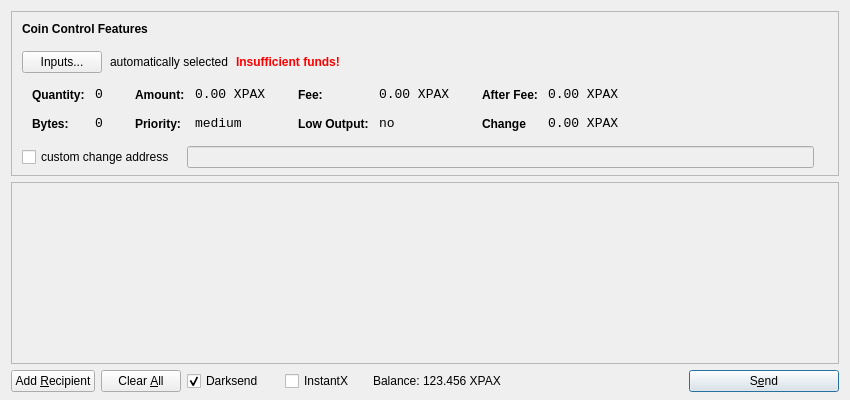
<?xml version="1.0" encoding="UTF-8"?>
<ui version="4.0">
 <class>SendCoinsDialog</class>
 <widget class="QDialog" name="SendCoinsDialog">
  <property name="geometry">
   <rect>
    <x>0</x>
    <y>0</y>
    <width>850</width>
    <height>400</height>
   </rect>
  </property>
  <property name="windowTitle">
   <string>Send Coins</string>
  </property>
  <layout class="QVBoxLayout" name="verticalLayout" stretch="0,1,0">
   <property name="bottomMargin">
    <number>8</number>
   </property>
   <item>
    <widget class="QFrame" name="frameCoinControl">
     <property name="sizePolicy">
      <sizepolicy hsizetype="Expanding" vsizetype="Expanding">
       <horstretch>0</horstretch>
       <verstretch>0</verstretch>
      </sizepolicy>
     </property>
     <property name="maximumSize">
      <size>
       <width>16777215</width>
       <height>16777215</height>
      </size>
     </property>
     <property name="frameShape">
      <enum>QFrame::StyledPanel</enum>
     </property>
     <property name="frameShadow">
      <enum>QFrame::Sunken</enum>
     </property>
     <layout class="QVBoxLayout" name="verticalLayoutCoinControl2">
      <property name="spacing">
       <number>-1</number>
      </property>
      <property name="leftMargin">
       <number>0</number>
      </property>
      <property name="topMargin">
       <number>0</number>
      </property>
      <property name="rightMargin">
       <number>0</number>
      </property>
      <property name="bottomMargin">
       <number>6</number>
      </property>
      <item>
       <layout class="QVBoxLayout" name="verticalLayoutCoinControl" stretch="0,0,0,0,1">
        <property name="spacing">
         <number>0</number>
        </property>
        <property name="leftMargin">
         <number>10</number>
        </property>
        <property name="topMargin">
         <number>10</number>
        </property>
        <item>
         <layout class="QHBoxLayout" name="horizontalLayoutCoinControl1">
          <property name="bottomMargin">
           <number>15</number>
          </property>
          <item>
           <widget class="QLabel" name="labelCoinControlFeatures">
            <property name="sizePolicy">
             <sizepolicy hsizetype="Preferred" vsizetype="Maximum">
              <horstretch>0</horstretch>
              <verstretch>0</verstretch>
             </sizepolicy>
            </property>
            <property name="font">
             <font>
              <weight>75</weight>
              <bold>true</bold>
             </font>
            </property>
            <property name="styleSheet">
             <string notr="true">font-weight:bold;</string>
            </property>
            <property name="text">
             <string>Coin Control Features</string>
            </property>
           </widget>
          </item>
         </layout>
        </item>
        <item>
         <layout class="QHBoxLayout" name="horizontalLayoutCoinControl2" stretch="0,0,0,0">
          <property name="spacing">
           <number>8</number>
          </property>
          <property name="bottomMargin">
           <number>10</number>
          </property>
          <item>
           <widget class="QPushButton" name="pushButtonCoinControl">
            <property name="styleSheet">
             <string notr="true"/>
            </property>
            <property name="text">
             <string>Inputs...</string>
            </property>
           </widget>
          </item>
          <item>
           <widget class="QLabel" name="labelCoinControlAutomaticallySelected">
            <property name="text">
             <string>automatically selected</string>
            </property>
            <property name="margin">
             <number>5</number>
            </property>
           </widget>
          </item>
          <item>
           <widget class="QLabel" name="labelCoinControlInsuffFunds">
            <property name="font">
             <font>
              <weight>75</weight>
              <bold>true</bold>
             </font>
            </property>
            <property name="styleSheet">
             <string notr="true">color:red;font-weight:bold;</string>
            </property>
            <property name="text">
             <string>Insufficient funds!</string>
            </property>
            <property name="margin">
             <number>5</number>
            </property>
           </widget>
          </item>
          <item>
           <spacer name="horizontalSpacerCoinControl">
            <property name="orientation">
             <enum>Qt::Horizontal</enum>
            </property>
            <property name="sizeHint" stdset="0">
             <size>
              <width>40</width>
              <height>1</height>
             </size>
            </property>
           </spacer>
          </item>
         </layout>
        </item>
        <item>
         <widget class="QWidget" name="widgetCoinControl" native="true">
          <property name="sizePolicy">
           <sizepolicy hsizetype="Preferred" vsizetype="Preferred">
            <horstretch>0</horstretch>
            <verstretch>0</verstretch>
           </sizepolicy>
          </property>
          <property name="minimumSize">
           <size>
            <width>0</width>
            <height>0</height>
           </size>
          </property>
          <property name="styleSheet">
           <string notr="true"/>
          </property>
          <layout class="QHBoxLayout" name="horizontalLayoutCoinControl5">
           <property name="margin">
            <number>0</number>
           </property>
           <item>
            <layout class="QHBoxLayout" name="horizontalLayoutCoinControl3" stretch="0,0,0,1">
             <property name="spacing">
              <number>20</number>
             </property>
             <property name="topMargin">
              <number>0</number>
             </property>
             <property name="bottomMargin">
              <number>10</number>
             </property>
             <item>
              <layout class="QFormLayout" name="formLayoutCoinControl1">
               <property name="horizontalSpacing">
                <number>10</number>
               </property>
               <property name="verticalSpacing">
                <number>14</number>
               </property>
               <property name="leftMargin">
                <number>10</number>
               </property>
               <property name="topMargin">
                <number>4</number>
               </property>
               <property name="rightMargin">
                <number>6</number>
               </property>
               <item row="0" column="0">
                <widget class="QLabel" name="labelCoinControlQuantityText">
                 <property name="styleSheet">
                  <string notr="true">font-weight:bold;</string>
                 </property>
                 <property name="text">
                  <string>Quantity:</string>
                 </property>
                 <property name="margin">
                  <number>0</number>
                 </property>
                </widget>
               </item>
               <item row="0" column="1">
                <widget class="QLabel" name="labelCoinControlQuantity">
                 <property name="font">
                  <font>
                   <family>Monospace</family>
                   <pointsize>10</pointsize>
                  </font>
                 </property>
                 <property name="cursor">
                  <cursorShape>IBeamCursor</cursorShape>
                 </property>
                 <property name="contextMenuPolicy">
                  <enum>Qt::ActionsContextMenu</enum>
                 </property>
                 <property name="text">
                  <string>0</string>
                 </property>
                 <property name="margin">
                  <number>0</number>
                 </property>
                 <property name="textInteractionFlags">
                  <set>Qt::LinksAccessibleByMouse|Qt::TextSelectableByKeyboard|Qt::TextSelectableByMouse</set>
                 </property>
                </widget>
               </item>
               <item row="1" column="0">
                <widget class="QLabel" name="labelCoinControlBytesText">
                 <property name="styleSheet">
                  <string notr="true">font-weight:bold;</string>
                 </property>
                 <property name="text">
                  <string>Bytes:</string>
                 </property>
                </widget>
               </item>
               <item row="1" column="1">
                <widget class="QLabel" name="labelCoinControlBytes">
                 <property name="font">
                  <font>
                   <family>Monospace</family>
                   <pointsize>10</pointsize>
                  </font>
                 </property>
                 <property name="cursor">
                  <cursorShape>IBeamCursor</cursorShape>
                 </property>
                 <property name="contextMenuPolicy">
                  <enum>Qt::ActionsContextMenu</enum>
                 </property>
                 <property name="text">
                  <string>0</string>
                 </property>
                 <property name="textInteractionFlags">
                  <set>Qt::LinksAccessibleByMouse|Qt::TextSelectableByKeyboard|Qt::TextSelectableByMouse</set>
                 </property>
                </widget>
               </item>
              </layout>
             </item>
             <item>
              <layout class="QFormLayout" name="formLayoutCoinControl2">
               <property name="horizontalSpacing">
                <number>10</number>
               </property>
               <property name="verticalSpacing">
                <number>14</number>
               </property>
               <property name="leftMargin">
                <number>6</number>
               </property>
               <property name="topMargin">
                <number>4</number>
               </property>
               <property name="rightMargin">
                <number>6</number>
               </property>
               <item row="0" column="0">
                <widget class="QLabel" name="labelCoinControlAmountText">
                 <property name="styleSheet">
                  <string notr="true">font-weight:bold;</string>
                 </property>
                 <property name="text">
                  <string>Amount:</string>
                 </property>
                 <property name="margin">
                  <number>0</number>
                 </property>
                </widget>
               </item>
               <item row="0" column="1">
                <widget class="QLabel" name="labelCoinControlAmount">
                 <property name="font">
                  <font>
                   <family>Monospace</family>
                   <pointsize>10</pointsize>
                  </font>
                 </property>
                 <property name="cursor">
                  <cursorShape>IBeamCursor</cursorShape>
                 </property>
                 <property name="contextMenuPolicy">
                  <enum>Qt::ActionsContextMenu</enum>
                 </property>
                 <property name="text">
                  <string>0.00 XPAX</string>
                 </property>
                 <property name="textInteractionFlags">
                  <set>Qt::LinksAccessibleByMouse|Qt::TextSelectableByKeyboard|Qt::TextSelectableByMouse</set>
                 </property>
                </widget>
               </item>
               <item row="1" column="0">
                <widget class="QLabel" name="labelCoinControlPriorityText">
                 <property name="styleSheet">
                  <string notr="true">font-weight:bold;</string>
                 </property>
                 <property name="text">
                  <string>Priority:</string>
                 </property>
                </widget>
               </item>
               <item row="1" column="1">
                <widget class="QLabel" name="labelCoinControlPriority">
                 <property name="font">
                  <font>
                   <family>Monospace</family>
                   <pointsize>10</pointsize>
                  </font>
                 </property>
                 <property name="cursor">
                  <cursorShape>IBeamCursor</cursorShape>
                 </property>
                 <property name="contextMenuPolicy">
                  <enum>Qt::ActionsContextMenu</enum>
                 </property>
                 <property name="text">
                  <string>medium</string>
                 </property>
                 <property name="textInteractionFlags">
                  <set>Qt::LinksAccessibleByMouse|Qt::TextSelectableByKeyboard|Qt::TextSelectableByMouse</set>
                 </property>
                </widget>
               </item>
              </layout>
             </item>
             <item>
              <layout class="QFormLayout" name="formLayoutCoinControl3">
               <property name="horizontalSpacing">
                <number>10</number>
               </property>
               <property name="verticalSpacing">
                <number>14</number>
               </property>
               <property name="leftMargin">
                <number>6</number>
               </property>
               <property name="topMargin">
                <number>4</number>
               </property>
               <property name="rightMargin">
                <number>6</number>
               </property>
               <item row="0" column="0">
                <widget class="QLabel" name="labelCoinControlFeeText">
                 <property name="styleSheet">
                  <string notr="true">font-weight:bold;</string>
                 </property>
                 <property name="text">
                  <string>Fee:</string>
                 </property>
                 <property name="margin">
                  <number>0</number>
                 </property>
                </widget>
               </item>
               <item row="0" column="1">
                <widget class="QLabel" name="labelCoinControlFee">
                 <property name="font">
                  <font>
                   <family>Monospace</family>
                   <pointsize>10</pointsize>
                  </font>
                 </property>
                 <property name="cursor">
                  <cursorShape>IBeamCursor</cursorShape>
                 </property>
                 <property name="contextMenuPolicy">
                  <enum>Qt::ActionsContextMenu</enum>
                 </property>
                 <property name="text">
                  <string>0.00 XPAX</string>
                 </property>
                 <property name="textInteractionFlags">
                  <set>Qt::LinksAccessibleByMouse|Qt::TextSelectableByKeyboard|Qt::TextSelectableByMouse</set>
                 </property>
                </widget>
               </item>
               <item row="1" column="0">
                <widget class="QLabel" name="labelCoinControlLowOutputText">
                 <property name="styleSheet">
                  <string notr="true">font-weight:bold;</string>
                 </property>
                 <property name="text">
                  <string>Low Output:</string>
                 </property>
                </widget>
               </item>
               <item row="1" column="1">
                <widget class="QLabel" name="labelCoinControlLowOutput">
                 <property name="font">
                  <font>
                   <family>Monospace</family>
                   <pointsize>10</pointsize>
                  </font>
                 </property>
                 <property name="cursor">
                  <cursorShape>IBeamCursor</cursorShape>
                 </property>
                 <property name="contextMenuPolicy">
                  <enum>Qt::ActionsContextMenu</enum>
                 </property>
                 <property name="text">
                  <string>no</string>
                 </property>
                 <property name="textInteractionFlags">
                  <set>Qt::LinksAccessibleByMouse|Qt::TextSelectableByKeyboard|Qt::TextSelectableByMouse</set>
                 </property>
                </widget>
               </item>
              </layout>
             </item>
             <item>
              <layout class="QFormLayout" name="formLayoutCoinControl4">
               <property name="horizontalSpacing">
                <number>10</number>
               </property>
               <property name="verticalSpacing">
                <number>14</number>
               </property>
               <property name="leftMargin">
                <number>6</number>
               </property>
               <property name="topMargin">
                <number>4</number>
               </property>
               <property name="rightMargin">
                <number>6</number>
               </property>
               <item row="0" column="0">
                <widget class="QLabel" name="labelCoinControlAfterFeeText">
                 <property name="styleSheet">
                  <string notr="true">font-weight:bold;</string>
                 </property>
                 <property name="text">
                  <string>After Fee:</string>
                 </property>
                 <property name="margin">
                  <number>0</number>
                 </property>
                </widget>
               </item>
               <item row="0" column="1">
                <widget class="QLabel" name="labelCoinControlAfterFee">
                 <property name="font">
                  <font>
                   <family>Monospace</family>
                   <pointsize>10</pointsize>
                  </font>
                 </property>
                 <property name="cursor">
                  <cursorShape>IBeamCursor</cursorShape>
                 </property>
                 <property name="contextMenuPolicy">
                  <enum>Qt::ActionsContextMenu</enum>
                 </property>
                 <property name="text">
                  <string>0.00 XPAX</string>
                 </property>
                 <property name="textInteractionFlags">
                  <set>Qt::LinksAccessibleByMouse|Qt::TextSelectableByKeyboard|Qt::TextSelectableByMouse</set>
                 </property>
                </widget>
               </item>
               <item row="1" column="0">
                <widget class="QLabel" name="labelCoinControlChangeText">
                 <property name="styleSheet">
                  <string notr="true">font-weight:bold;</string>
                 </property>
                 <property name="text">
                  <string>Change</string>
                 </property>
                </widget>
               </item>
               <item row="1" column="1">
                <widget class="QLabel" name="labelCoinControlChange">
                 <property name="font">
                  <font>
                   <family>Monospace</family>
                   <pointsize>10</pointsize>
                  </font>
                 </property>
                 <property name="cursor">
                  <cursorShape>IBeamCursor</cursorShape>
                 </property>
                 <property name="contextMenuPolicy">
                  <enum>Qt::ActionsContextMenu</enum>
                 </property>
                 <property name="text">
                  <string>0.00 XPAX</string>
                 </property>
                 <property name="textInteractionFlags">
                  <set>Qt::LinksAccessibleByMouse|Qt::TextSelectableByKeyboard|Qt::TextSelectableByMouse</set>
                 </property>
                </widget>
               </item>
              </layout>
             </item>
            </layout>
           </item>
          </layout>
         </widget>
        </item>
        <item>
         <layout class="QHBoxLayout" name="horizontalLayoutCoinControl4" stretch="0,0,0">
          <property name="spacing">
           <number>12</number>
          </property>
          <property name="sizeConstraint">
           <enum>QLayout::SetDefaultConstraint</enum>
          </property>
          <property name="topMargin">
           <number>5</number>
          </property>
          <property name="rightMargin">
           <number>5</number>
          </property>
          <item>
           <widget class="QCheckBox" name="checkBoxCoinControlChange">
            <property name="text">
             <string>custom change address</string>
            </property>
           </widget>
          </item>
          <item>
           <widget class="QLineEdit" name="lineEditCoinControlChange">
            <property name="enabled">
             <bool>false</bool>
            </property>
            <property name="sizePolicy">
             <sizepolicy hsizetype="Expanding" vsizetype="Fixed">
              <horstretch>0</horstretch>
              <verstretch>0</verstretch>
             </sizepolicy>
            </property>
           </widget>
          </item>
          <item>
           <widget class="QLabel" name="labelCoinControlChangeLabel">
            <property name="sizePolicy">
             <sizepolicy hsizetype="Preferred" vsizetype="Expanding">
              <horstretch>0</horstretch>
              <verstretch>0</verstretch>
             </sizepolicy>
            </property>
            <property name="minimumSize">
             <size>
              <width>0</width>
              <height>0</height>
             </size>
            </property>
            <property name="text">
             <string/>
            </property>
            <property name="margin">
             <number>3</number>
            </property>
           </widget>
          </item>
         </layout>
        </item>
        <item>
         <spacer name="verticalSpacerCoinControl">
          <property name="orientation">
           <enum>Qt::Vertical</enum>
          </property>
          <property name="sizeHint" stdset="0">
           <size>
            <width>800</width>
            <height>1</height>
           </size>
          </property>
         </spacer>
        </item>
       </layout>
      </item>
     </layout>
    </widget>
   </item>
   <item>
    <widget class="QScrollArea" name="scrollArea">
     <property name="widgetResizable">
      <bool>true</bool>
     </property>
     <widget class="QWidget" name="scrollAreaWidgetContents">
      <property name="geometry">
       <rect>
        <x>0</x>
        <y>0</y>
        <width>830</width>
        <height>165</height>
       </rect>
      </property>
      <layout class="QVBoxLayout" name="verticalLayout_2">
       <property name="margin">
        <number>0</number>
       </property>
       <item>
        <layout class="QVBoxLayout" name="entries">
         <property name="spacing">
          <number>6</number>
         </property>
        </layout>
       </item>
       <item>
        <spacer name="verticalSpacer">
         <property name="orientation">
          <enum>Qt::Vertical</enum>
         </property>
         <property name="sizeHint" stdset="0">
          <size>
           <width>20</width>
           <height>40</height>
          </size>
         </property>
        </spacer>
       </item>
      </layout>
     </widget>
    </widget>
   </item>
   <item>
    <layout class="QHBoxLayout" name="horizontalLayout">
     <item>
      <widget class="QPushButton" name="addButton">
       <property name="toolTip">
        <string>Send to multiple recipients at once</string>
       </property>
       <property name="text">
        <string>Add &amp;Recipient</string>
       </property>
       <property name="autoDefault">
        <bool>false</bool>
       </property>
      </widget>
     </item>
     <item>
      <widget class="QPushButton" name="clearButton">
       <property name="sizePolicy">
        <sizepolicy hsizetype="Minimum" vsizetype="Fixed">
         <horstretch>0</horstretch>
         <verstretch>0</verstretch>
        </sizepolicy>
       </property>
       <property name="toolTip">
        <string>Remove all transaction fields</string>
       </property>
       <property name="text">
        <string>Clear &amp;All</string>
       </property>
       <property name="autoRepeatDelay">
        <number>300</number>
       </property>
       <property name="autoDefault">
        <bool>false</bool>
       </property>
      </widget>
     </item>
     <item>
      <layout class="QHBoxLayout" name="horizontalLayout_2">
       <property name="spacing">
        <number>3</number>
       </property>
        <item>
        <widget class="QCheckBox" name="checkUseDarksend">
         <property name="minimumSize">
          <size>
           <width>95</width>
           <height>0</height>
          </size>
         </property>
         <property name="text">
          <string>Darksend</string>
         </property>
         <property name="checked">
          <bool>true</bool>
         </property>
        </widget>
       </item>
       <item>
        <widget class="QCheckBox" name="checkInstantX">
         <property name="enabled">
          <bool>true</bool>
         </property>
         <property name="minimumSize">
          <size>
           <width>85</width>
           <height>0</height>
          </size>
         </property>
         <property name="text">
          <string>InstantX</string>
         </property>
        </widget>
       </item>
       <item>
        <widget class="QLabel" name="label">
         <property name="sizePolicy">
          <sizepolicy hsizetype="Preferred" vsizetype="Fixed">
           <horstretch>0</horstretch>
           <verstretch>0</verstretch>
          </sizepolicy>
         </property>
         <property name="text">
          <string>Balance:</string>
         </property>
        </widget>
       </item>
       <item>
        <widget class="QLabel" name="labelBalance">
         <property name="sizePolicy">
          <sizepolicy hsizetype="Preferred" vsizetype="Fixed">
           <horstretch>0</horstretch>
           <verstretch>0</verstretch>
          </sizepolicy>
         </property>
         <property name="cursor">
          <cursorShape>IBeamCursor</cursorShape>
         </property>
         <property name="text">
          <string>123.456 XPAX</string>
         </property>
         <property name="textInteractionFlags">
          <set>Qt::LinksAccessibleByMouse|Qt::TextSelectableByKeyboard|Qt::TextSelectableByMouse</set>
         </property>
        </widget>
       </item>
      </layout>
     </item>
     <item>
      <spacer name="horizontalSpacer">
       <property name="orientation">
        <enum>Qt::Horizontal</enum>
       </property>
       <property name="sizeHint" stdset="0">
        <size>
         <width>40</width>
         <height>20</height>
        </size>
       </property>
      </spacer>
     </item>
     <item>
      <widget class="QPushButton" name="sendButton">
       <property name="minimumSize">
        <size>
         <width>150</width>
         <height>0</height>
        </size>
       </property>
       <property name="toolTip">
        <string>Confirm the send action</string>
       </property>
       <property name="text">
        <string>S&amp;end</string>
       </property>
       <property name="icon">
        <iconset resource="../bitcoin.qrc">
         <normaloff>:/icons/send</normaloff>:/icons/send</iconset>
       </property>
       <property name="default">
        <bool>true</bool>
       </property>
      </widget>
     </item>
    </layout>
   </item>
  </layout>
 </widget>
 <resources>
  <include location="../bitcoin.qrc"/>
 </resources>
 <connections/>
</ui>
